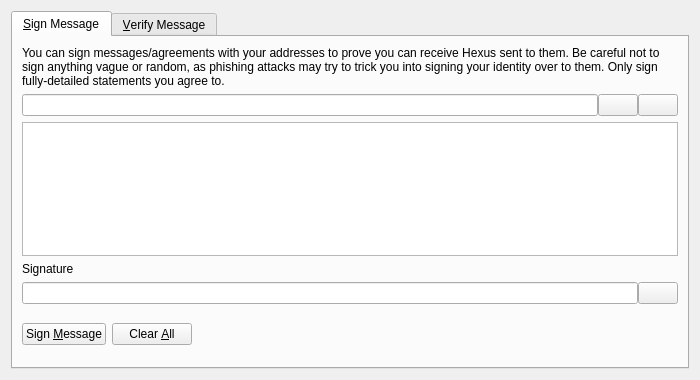
<?xml version="1.0" encoding="UTF-8"?>
<ui version="4.0">
 <class>SignVerifyMessageDialog</class>
 <widget class="QDialog" name="SignVerifyMessageDialog">
  <property name="geometry">
   <rect>
    <x>0</x>
    <y>0</y>
    <width>700</width>
    <height>380</height>
   </rect>
  </property>
  <property name="windowTitle">
   <string>Signatures - Sign / Verify a Message</string>
  </property>
  <property name="modal">
   <bool>true</bool>
  </property>
  <layout class="QVBoxLayout" name="verticalLayout">
   <item>
    <widget class="QTabWidget" name="tabWidget">
     <property name="currentIndex">
      <number>0</number>
     </property>
     <widget class="QWidget" name="tabSignMessage">
      <attribute name="title">
       <string>&amp;Sign Message</string>
      </attribute>
      <layout class="QVBoxLayout" name="verticalLayout_SM">
       <item>
        <widget class="QLabel" name="infoLabel_SM">
         <property name="text">
          <string>You can sign messages/agreements with your addresses to prove you can receive Hexus sent to them. Be careful not to sign anything vague or random, as phishing attacks may try to trick you into signing your identity over to them. Only sign fully-detailed statements you agree to.</string>
         </property>
         <property name="textFormat">
          <enum>Qt::PlainText</enum>
         </property>
         <property name="wordWrap">
          <bool>true</bool>
         </property>
        </widget>
       </item>
       <item>
        <layout class="QHBoxLayout" name="horizontalLayout_1_SM">
         <property name="spacing">
          <number>0</number>
         </property>
         <item>
          <widget class="QValidatedLineEdit" name="addressIn_SM">
           <property name="toolTip">
            <string>The Hexus address to sign the message with</string>
           </property>
          </widget>
         </item>
         <item>
          <widget class="QPushButton" name="addressBookButton_SM">
           <property name="toolTip">
            <string>Choose previously used address</string>
           </property>
           <property name="text">
            <string/>
           </property>
           <property name="shortcut">
            <string>Alt+A</string>
           </property>
           <property name="autoDefault">
            <bool>false</bool>
           </property>
          </widget>
         </item>
         <item>
          <widget class="QPushButton" name="pasteButton_SM">
           <property name="toolTip">
            <string>Paste address from clipboard</string>
           </property>
           <property name="text">
            <string/>
           </property>
           <property name="shortcut">
            <string>Alt+P</string>
           </property>
           <property name="autoDefault">
            <bool>false</bool>
           </property>
          </widget>
         </item>
        </layout>
       </item>
       <item>
        <widget class="QPlainTextEdit" name="messageIn_SM">
         <property name="toolTip">
          <string>Enter the message you want to sign here</string>
         </property>
        </widget>
       </item>
       <item>
        <widget class="QLabel" name="signatureLabel_SM">
         <property name="text">
          <string>Signature</string>
         </property>
         <property name="textFormat">
          <enum>Qt::PlainText</enum>
         </property>
        </widget>
       </item>
       <item>
        <layout class="QHBoxLayout" name="horizontalLayout_2_SM">
         <property name="spacing">
          <number>0</number>
         </property>
         <item>
          <widget class="QLineEdit" name="signatureOut_SM">
           <property name="font">
            <font>
             <italic>true</italic>
            </font>
           </property>
           <property name="readOnly">
            <bool>true</bool>
           </property>
          </widget>
         </item>
         <item>
          <widget class="QPushButton" name="copySignatureButton_SM">
           <property name="toolTip">
            <string>Copy the current signature to the system clipboard</string>
           </property>
           <property name="text">
            <string/>
           </property>
           <property name="autoDefault">
            <bool>false</bool>
           </property>
          </widget>
         </item>
        </layout>
       </item>
       <item>
        <layout class="QHBoxLayout" name="horizontalLayout_3_SM">
         <item>
          <widget class="QPushButton" name="signMessageButton_SM">
           <property name="toolTip">
            <string>Sign the message to prove you own this Hexus address</string>
           </property>
           <property name="text">
            <string>Sign &amp;Message</string>
           </property>
           <property name="autoDefault">
            <bool>false</bool>
           </property>
          </widget>
         </item>
         <item>
          <widget class="QPushButton" name="clearButton_SM">
           <property name="toolTip">
            <string>Reset all sign message fields</string>
           </property>
           <property name="text">
            <string>Clear &amp;All</string>
           </property>
           <property name="autoDefault">
            <bool>false</bool>
           </property>
          </widget>
         </item>
         <item>
          <spacer name="horizontalSpacer_1_SM">
           <property name="orientation">
            <enum>Qt::Horizontal</enum>
           </property>
           <property name="sizeHint" stdset="0">
            <size>
             <width>40</width>
             <height>48</height>
            </size>
           </property>
          </spacer>
         </item>
         <item>
          <widget class="QLabel" name="statusLabel_SM">
           <property name="font">
            <font>
             <weight>75</weight>
             <bold>true</bold>
            </font>
           </property>
           <property name="text">
            <string/>
           </property>
           <property name="wordWrap">
            <bool>true</bool>
           </property>
          </widget>
         </item>
         <item>
          <spacer name="horizontalSpacer_2_SM">
           <property name="orientation">
            <enum>Qt::Horizontal</enum>
           </property>
           <property name="sizeHint" stdset="0">
            <size>
             <width>40</width>
             <height>48</height>
            </size>
           </property>
          </spacer>
         </item>
        </layout>
       </item>
      </layout>
     </widget>
     <widget class="QWidget" name="tabVerifyMessage">
      <attribute name="title">
       <string>&amp;Verify Message</string>
      </attribute>
      <layout class="QVBoxLayout" name="verticalLayout_VM">
       <item>
        <widget class="QLabel" name="infoLabel_VM">
         <property name="text">
          <string>Enter the receiver's address, message (ensure you copy line breaks, spaces, tabs, etc. exactly) and signature below to verify the message. Be careful not to read more into the signature than what is in the signed message itself, to avoid being tricked by a man-in-the-middle attack. Note that this only proves the signing party receives with the address, it cannot prove sendership of any transaction!</string>
         </property>
         <property name="textFormat">
          <enum>Qt::PlainText</enum>
         </property>
         <property name="alignment">
          <set>Qt::AlignLeading|Qt::AlignLeft|Qt::AlignTop</set>
         </property>
         <property name="wordWrap">
          <bool>true</bool>
         </property>
        </widget>
       </item>
       <item>
        <layout class="QHBoxLayout" name="horizontalLayout_1_VM">
         <property name="spacing">
          <number>0</number>
         </property>
         <item>
          <widget class="QValidatedLineEdit" name="addressIn_VM">
           <property name="toolTip">
            <string>The Hexus address the message was signed with</string>
           </property>
          </widget>
         </item>
         <item>
          <widget class="QPushButton" name="addressBookButton_VM">
           <property name="toolTip">
            <string>Choose previously used address</string>
           </property>
           <property name="text">
            <string/>
           </property>
           <property name="shortcut">
            <string>Alt+A</string>
           </property>
           <property name="autoDefault">
            <bool>false</bool>
           </property>
          </widget>
         </item>
        </layout>
       </item>
       <item>
        <widget class="QPlainTextEdit" name="messageIn_VM"/>
       </item>
       <item>
        <widget class="QValidatedLineEdit" name="signatureIn_VM"/>
       </item>
       <item>
        <layout class="QHBoxLayout" name="horizontalLayout_2_VM">
         <item>
          <widget class="QPushButton" name="verifyMessageButton_VM">
           <property name="toolTip">
            <string>Verify the message to ensure it was signed with the specified Hexus address</string>
           </property>
           <property name="text">
            <string>Verify &amp;Message</string>
           </property>
           <property name="autoDefault">
            <bool>false</bool>
           </property>
          </widget>
         </item>
         <item>
          <widget class="QPushButton" name="clearButton_VM">
           <property name="toolTip">
            <string>Reset all verify message fields</string>
           </property>
           <property name="text">
            <string>Clear &amp;All</string>
           </property>
           <property name="autoDefault">
            <bool>false</bool>
           </property>
          </widget>
         </item>
         <item>
          <spacer name="horizontalSpacer_1_VM">
           <property name="orientation">
            <enum>Qt::Horizontal</enum>
           </property>
           <property name="sizeHint" stdset="0">
            <size>
             <width>40</width>
             <height>48</height>
            </size>
           </property>
          </spacer>
         </item>
         <item>
          <widget class="QLabel" name="statusLabel_VM">
           <property name="font">
            <font>
             <weight>75</weight>
             <bold>true</bold>
            </font>
           </property>
           <property name="text">
            <string/>
           </property>
           <property name="wordWrap">
            <bool>true</bool>
           </property>
          </widget>
         </item>
         <item>
          <spacer name="horizontalSpacer_2_VM">
           <property name="orientation">
            <enum>Qt::Horizontal</enum>
           </property>
           <property name="sizeHint" stdset="0">
            <size>
             <width>40</width>
             <height>48</height>
            </size>
           </property>
          </spacer>
         </item>
        </layout>
       </item>
      </layout>
     </widget>
    </widget>
   </item>
  </layout>
 </widget>
 <customwidgets>
  <customwidget>
   <class>QValidatedLineEdit</class>
   <extends>QLineEdit</extends>
   <header>qvalidatedlineedit.h</header>
  </customwidget>
 </customwidgets>
 <resources>
  <include location="../hexus.qrc"/>
 </resources>
 <connections/>
</ui>
